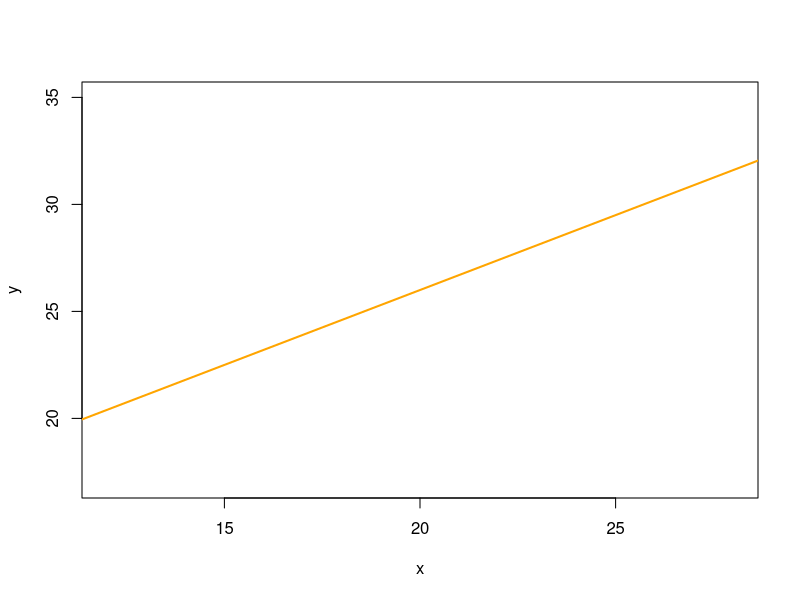
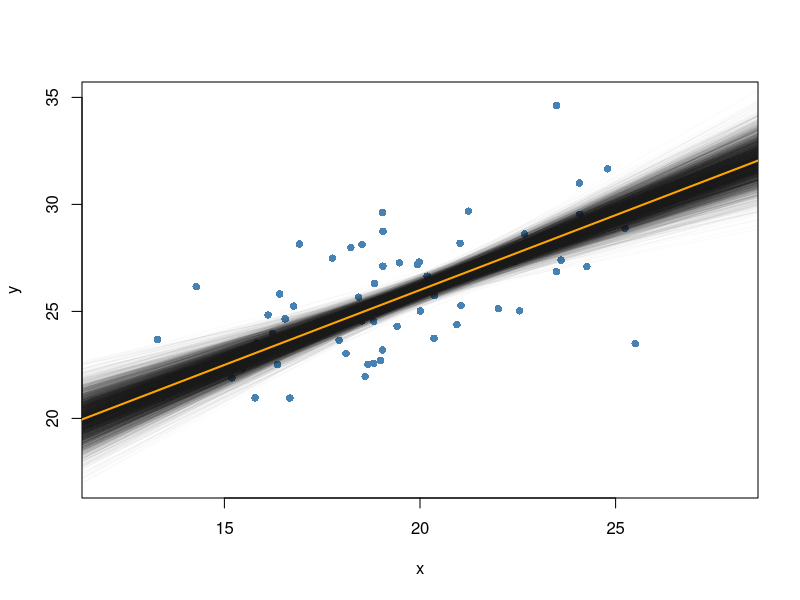
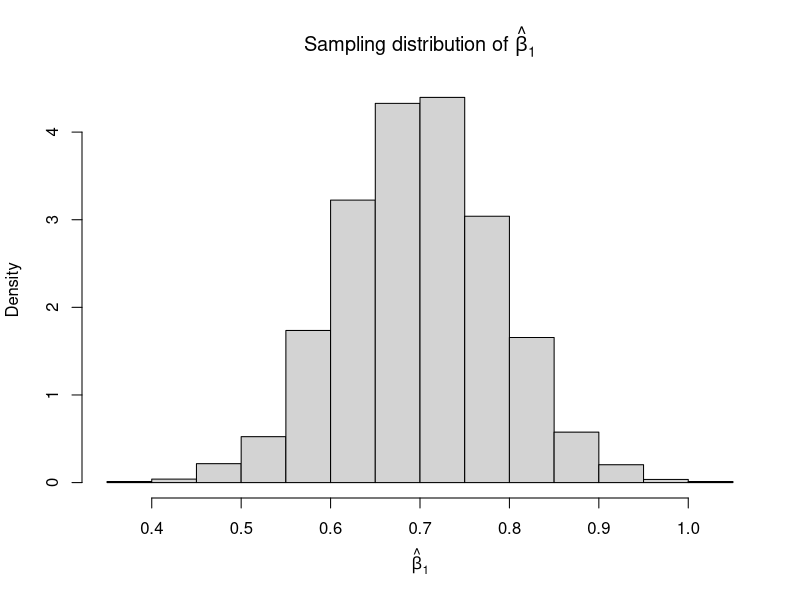
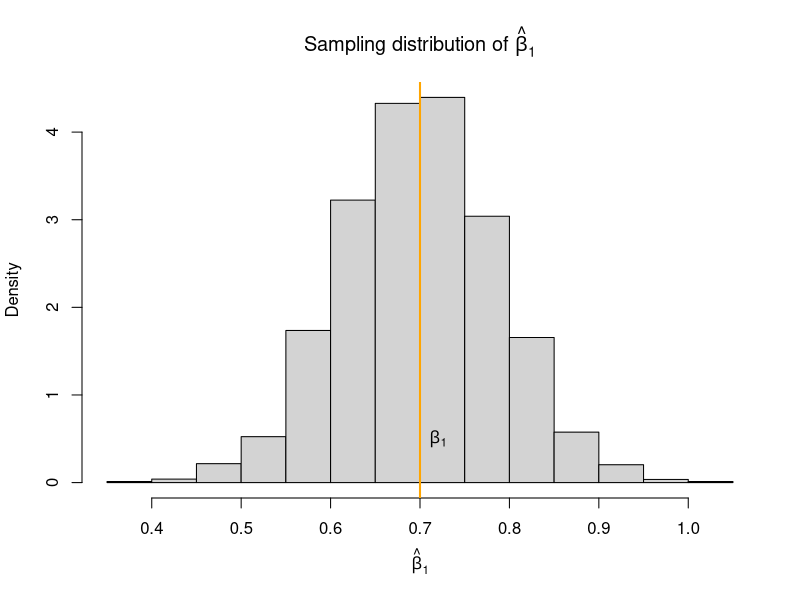
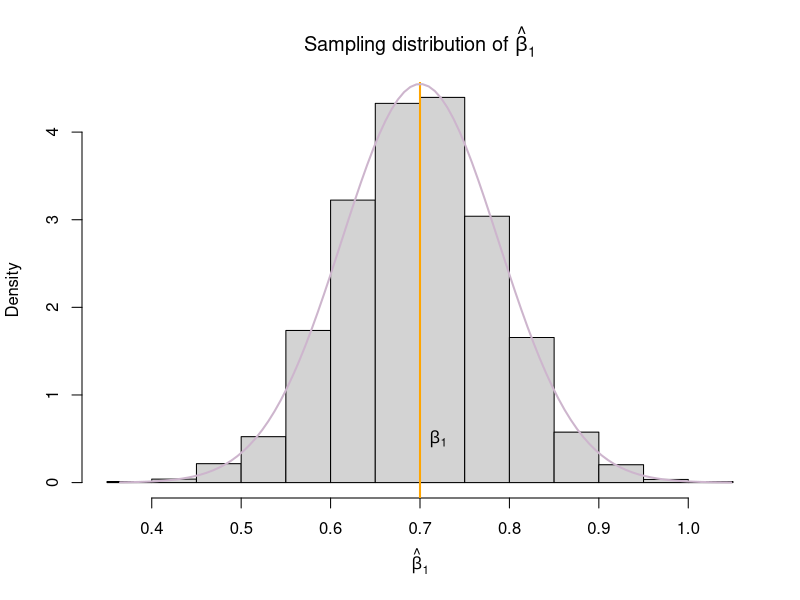

Write the R code that produced these figures, in order.
## ---- chunk 1
n <- 60
beta_0 <- 12
beta_1 <- .7
sigma <- 2
x <- rnorm(n, mean = 20, sd = 3)

plot(20, 25, xlim = c(12, 28), ylim = c(17, 35), ylab = "y", xlab = "x", type = "n") # set up an empty plot
abline(a = beta_0, b = beta_1, col = "orange", lwd = 2) # add mean function
## ---- chunk 2
it <- 5000
coef_mat <- matrix(rep(NA, it * 2), ncol = 2)
for(i in 1:it) {
  x <- rnorm(n, mean = 20, sd = 3)
  f_mean <- beta_0 + beta_1 * x
  f_data <- f_mean + rnorm(n, mean = 0, sd = sigma)
  coef_mat[i, ] <- lm(f_data ~ x)$coef
}
## ---- chunk 3
plot(20, 25, xlim = c(12, 28), ylim = c(17, 35), ylab = "y", xlab = "x", type = "n") # set up an empty plot

points(x, f_data, pch = 16, col = "steelblue") # add generated data
for(i in 1:it) {
  abline(coef_mat[i, 1], coef_mat[i, 2], col = rgb(0, 0, 0, 0.02))
}
abline(a = beta_0, b = beta_1, col = "orange", lwd = 2) # add mean function
## ---- chunk 4
beta_1s <- coef_mat[, 2]
hist(beta_1s, breaks = 20, 
     main = expression(paste("Sampling distribution of ", hat(beta)[1])),
     xlab = expression(hat(beta)[1]), prob = TRUE)
# mean(beta_1s)
# sd(beta_1s)
## ---- chunk 5
beta_1s <- coef_mat[, 2]
hist(beta_1s, breaks = 20, 
     main = expression(paste("Sampling distribution of ", hat(beta)[1])),
     xlab = expression(hat(beta)[1]), prob = TRUE)
abline(v = beta_1, col = "orange", lwd = 2)
text(beta_1+.02, .5, expression(beta[1]))
## ---- chunk 6
beta_1s <- coef_mat[, 2]
hist(beta_1s, breaks = 20, 
     main = expression(paste("Sampling distribution of ", hat(beta)[1])),
     xlab = expression(hat(beta)[1]), prob = TRUE)
abline(v = beta_1, col = "orange", lwd = 2)
text(beta_1+.02, .5, expression(beta[1]))
xl <- seq(min(beta_1s), max(beta_1s), length.out = 100)
lines(xl, dnorm(xl, mean = beta_1, sd = sqrt(sigma^2/sum((x-mean(x))^2))), 
      lwd = 2, col = "thistle3")
